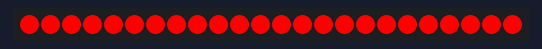
This sketch was run on a simulated Arduino Nano 33 BLE. On the bench: 24 RGB LEDs in strip order, left to right.

Above: at 1.2 s.
At 7.1 s:
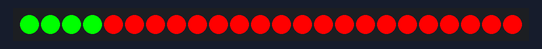
At 10.69 s:
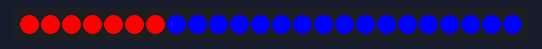
At 20.1 s:
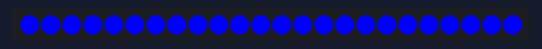
At 29.6 s:
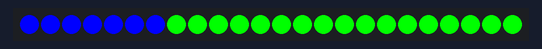
At 39.0 s:
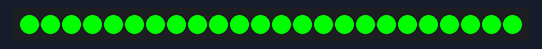

The sketch:

nano_ledring.ino
```cpp
#include <Adafruit_NeoPixel.h>
#include <Arduino_LSM9DS1.h>

#define PIN            3  // Définissez le numéro de broche auquel est connecté le Data-In de la Neopixel Ring
#define NUMPIXELS      24 // Définissez le nombre de pixels dans votre Neopixel Ring
Adafruit_NeoPixel pixels = Adafruit_NeoPixel(NUMPIXELS, PIN, NEO_GRB + NEO_KHZ800);
void setup() {
  pixels.begin(); // Initialisez la bibliothèque Neopixel
}
void loop() {
  colorWipe(pixels.Color(255, 0, 0), 50); // Faites défiler une couleur rouge à travers les pixels
  delay(500);
  colorWipe(pixels.Color(0, 255, 0), 50); // Faites défiler une couleur verte à travers les pixels
  delay(500);
  colorWipe(pixels.Color(0, 0, 255), 50); // Faites défiler une couleur bleue à travers les pixels
  delay(500);
}
// Fonction pour effectuer un effet de balayage de couleur
void colorWipe(uint32_t color, int wait) {
  for(int i=0; i<pixels.numPixels(); i++) {
    pixels.setPixelColor(i, color);
    pixels.show();
    delay(wait);
  }
}
```
